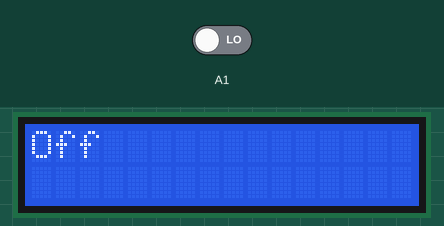
The sketch below on a simulated Arduino Uno, built with avr-gcc and run on an emulated ATmega328P. Parts: 16×2 character LCD. Inputs (shaded band) come from the test bench; at power-on: A1 LOW.

Above: at 1.2 s.
1.3 s: A1 driven HIGH
At 1.7 s:
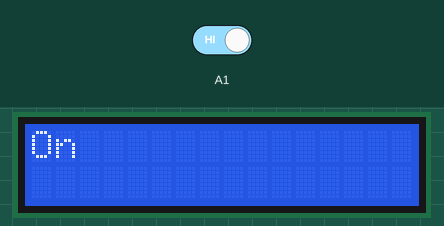
2.8 s: A1 driven LOW
At 4.0 s:
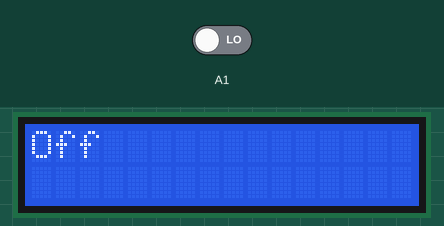
Timing chart, 0 to 5.8 s (numbered marks = the images above; inputs shaded):
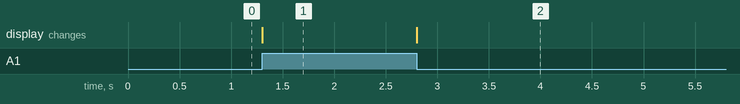

The sketch:

SensorKit_LIghtSensorB.ino
```cpp
#include <LiquidCrystal.h>


LiquidCrystal lcd(8, 9, 4, 5, 6, 7);

void setup() {
  // put your setup code here, to run once:
  lcd.begin(16, 2);
  pinMode(A1, INPUT);
}

void loop() {
  // put your main code here, to run repeatedly:
  lcd.setCursor(0, 0);
  if (digitalRead(A1)) {
    lcd.print("On ");
  } else {
    lcd.print("Off");
  }
  lcd.display();
}
```

Measured:
- after the input at 1.3 s, the display: changes at once (image 1)
- after the input at 2.8 s, the display: changes at once (image 2)
